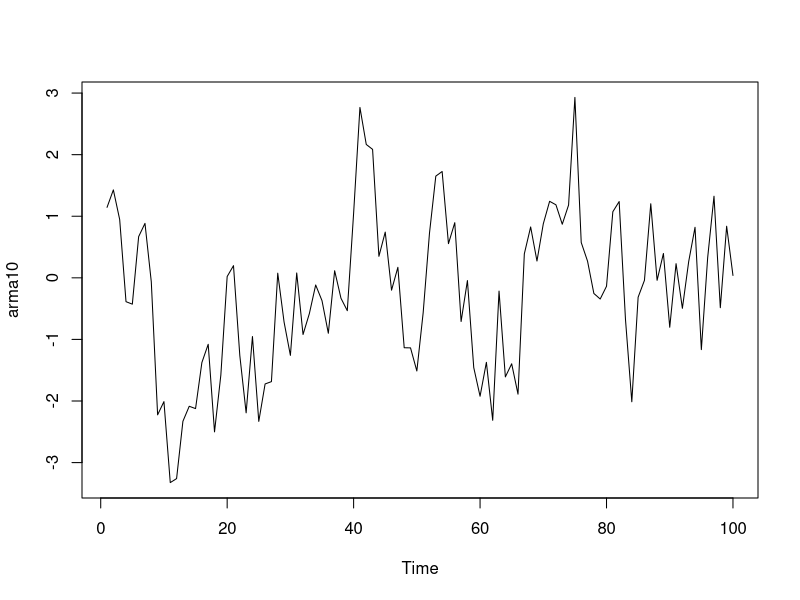
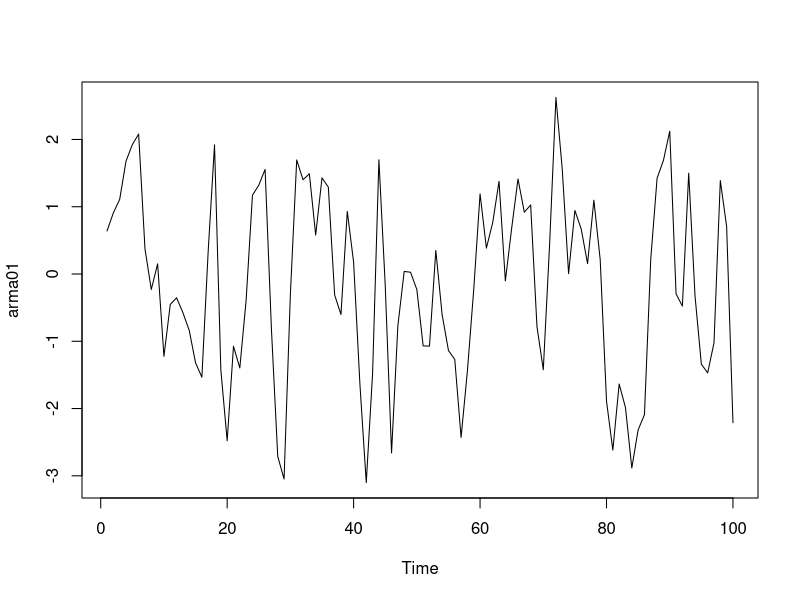
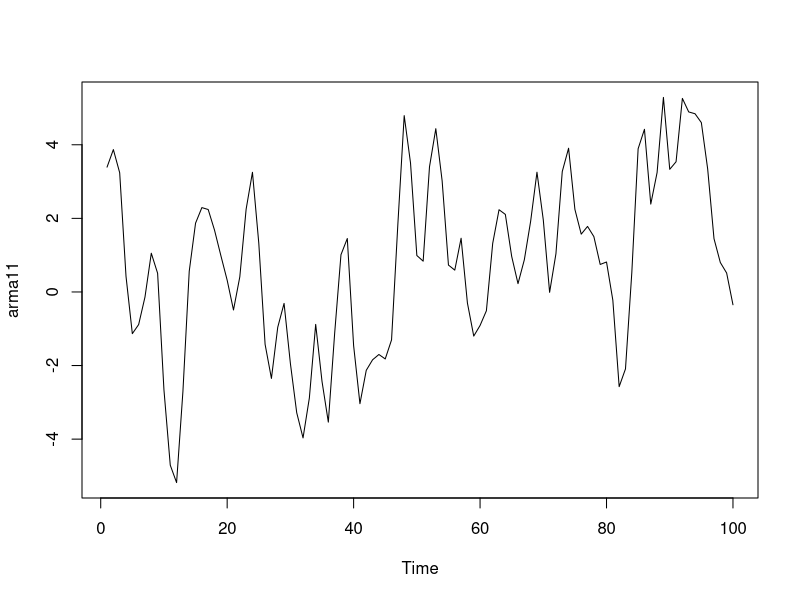
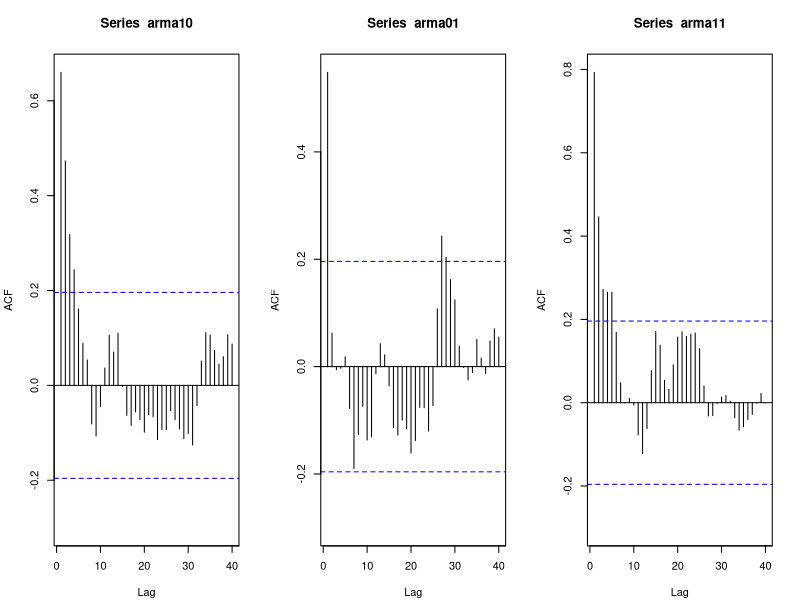
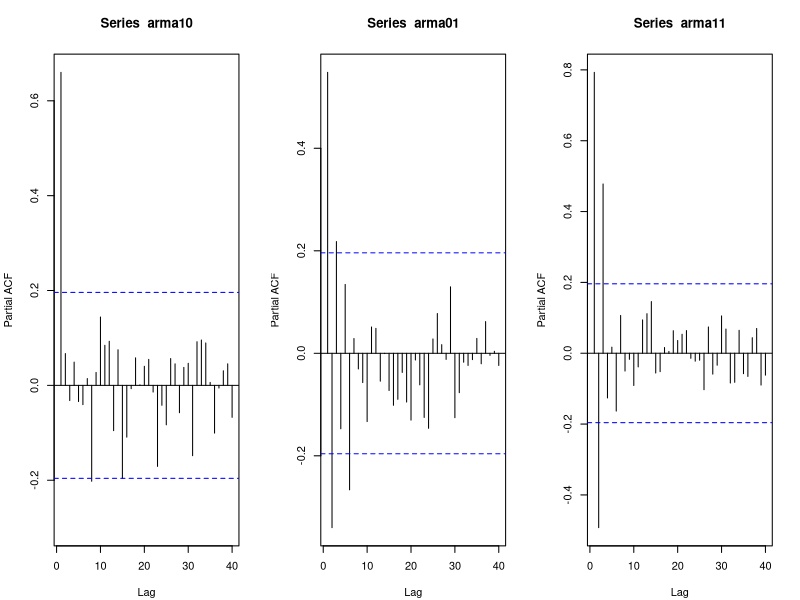
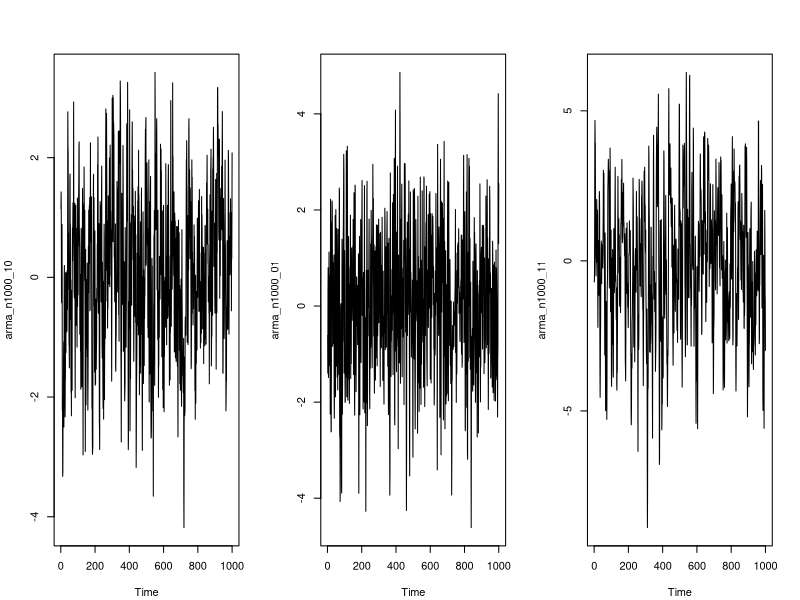
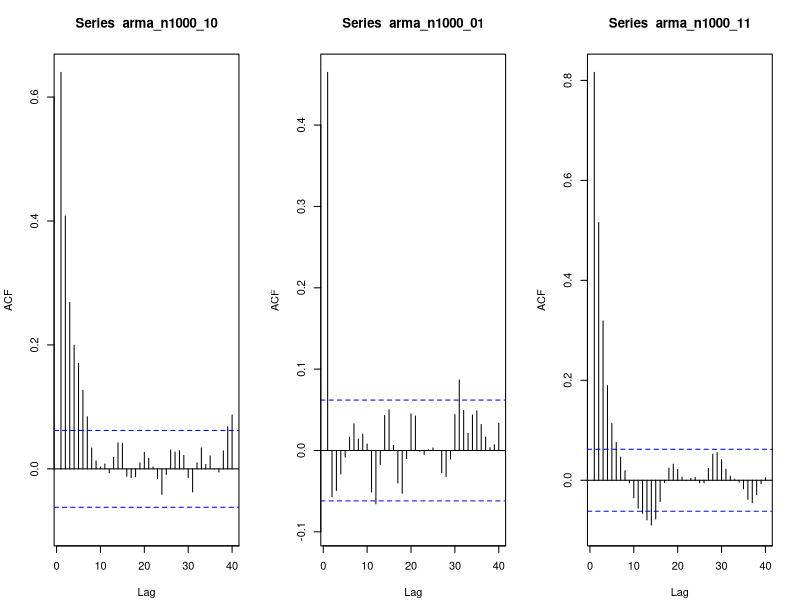
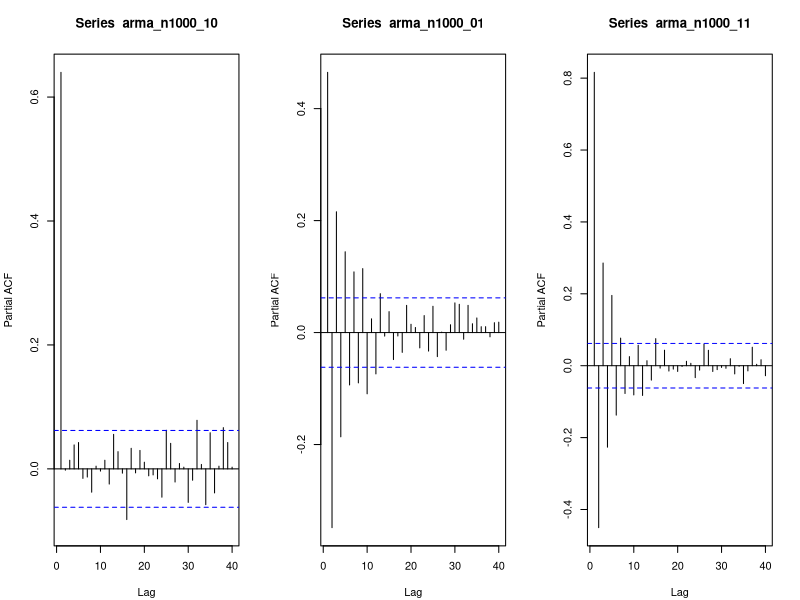

These charts were generated, in order, by the following R code:
## ---- chunk 1
#Load/install required package here
library(forecast)
library(tseries)

## ---- chunk 2
set.seed(10)
arma10 <- arima.sim(model = list(ar = 0.6), n = 100)  ## ARMA(1,0)
plot.ts(arma10)


arma01 <- arima.sim(model = list(ma = 0.9), n = 100)  ## ARMA(0,1)
plot.ts(arma01)


arma11 <- arima.sim(model = list(ar = 0.6, ma = 0.9), n = 100)  ## ARMA(1,1)
plot.ts(arma11)


## ---- chunk 3
par(mfrow=c(1,3),mar = c(4,4,4,2) + .1)
Acf(arma10,lag.max=40)
Acf(arma01,lag.max=40)
Acf(arma11,lag.max=40)

## ---- chunk 4
par(mfrow=c(1,3),mar = c(4,4,4,2) + .1)
Pacf(arma10,lag.max=40)
Pacf(arma01,lag.max=40)
Pacf(arma11,lag.max=40)


## ---- chunk 5
arma(arma10, order = c(1, 0))
arma(arma01, order = c(0, 1))
arma(arma11, order = c(1, 1))
## ---- chunk 6
set.seed(10)
arma_n1000_10 <- arima.sim(model = list(ar = 0.6), n = 1000)  ## ARMA(1,0)
plot.ts(arma_n1000_10)


arma_n1000_01 <- arima.sim(model = list(ma = 0.9), n = 1000)  ## ARMA(0,1)
plot.ts(arma_n1000_01)


arma_n1000_11 <- arima.sim(model = list(ar = 0.6, ma = 0.9), n = 1000)  ## ARMA(1,1)
plot.ts(arma_n1000_11)

par(mfrow=c(1,3),mar = c(4,4,4,2) + .1)
Acf(arma_n1000_10,lag.max=40)
Acf(arma_n1000_01,lag.max=40)
Acf(arma_n1000_11,lag.max=40)


par(mfrow=c(1,3),mar = c(4,4,4,2) + .1)
Pacf(arma_n1000_10,lag.max=40)
Pacf(arma_n1000_01,lag.max=40)
Pacf(arma_n1000_11,lag.max=40)

## ---- chunk 7
arma(arma_n1000_10, order = c(1, 0))
arma(arma_n1000_01, order = c(0, 1))
arma(arma_n1000_11, order = c(1, 1))
## ---- chunk 8
arima_001_100_12 = Arima(ts(rnorm(100),frequency = 12), order = c(0,0,1), seasonal = c(1,0,0), include.mean = FALSE, fixed = c(theta = 0.8, Phi = 0.5))

Simarima_001_100_12 <- simulate(arima_001_100_12, nsim=1000)

par(mfrow=c(1,3),mar = c(4,4,4,2) + .1)
ts.plot(Simarima_001_100_12)
Acf(Simarima_001_100_12,lag.max=60)
Pacf(Simarima_001_100_12,lag.max=60)




